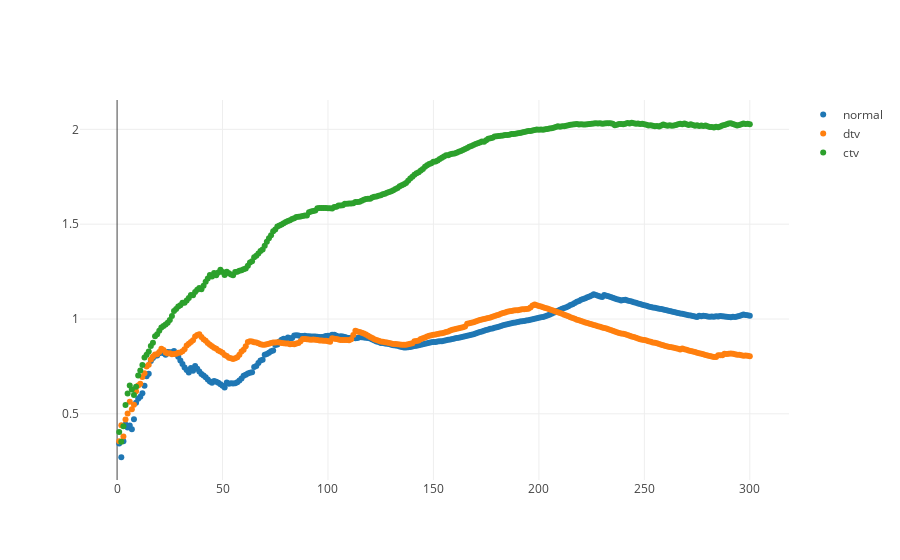

Here is the notebook cell this chart was saved with:
### Code cell
assert len(trial_values_normal) == len(best_values)
assert len(trial_values_dtv) == len(best_values)
assert len(trial_values_ctv) == len(best_values)

def calc_avg_cum_regrets(trial_values, best_values):
    cum_regret = 0.
    avg_cum_regrets = []
    for t, (best_value, trial_value) in enumerate(zip(best_values, trial_values)):
        cum_regret += best_value - trial_value
        avg_cum_regrets.append(cum_regret / (t + 1))
    return avg_cum_regrets

avg_cum_regrets_normal = calc_avg_cum_regrets(trial_values_normal, best_values)
avg_cum_regrets_dtv = calc_avg_cum_regrets(trial_values_dtv, best_values)
avg_cum_regrets_ctv = calc_avg_cum_regrets(trial_values_ctv, best_values)

data = [
    go.Scatter(x=np.arange(len(avg_cum_regrets_normal)) + 1, y=avg_cum_regrets_normal, mode='markers', name='normal'),
    go.Scatter(x=np.arange(len(avg_cum_regrets_dtv)) + 1, y=avg_cum_regrets_dtv, mode='markers', name='dtv'),
    go.Scatter(x=np.arange(len(avg_cum_regrets_ctv)) + 1, y=avg_cum_regrets_ctv, mode='markers', name='ctv')
]
iplot(data, filename='syn_bogunovic_rbf_ctv')

### Figure 1 — Plotly figure (JSON) as saved in the notebook; plotly's stock layout.template omitted (floating-point values rounded to 4 significant figures; data arrays with more than 128 entries replaced by an {"elided": "..."} marker saying what was removed)
{"data": [{"mode": "markers", "name": "normal", "type": "scatter", "uid": "26b86ad4-1b33-4f8f-8673-19a8292d62cc", "x": {"elided": "300 int values"}, "y": {"elided": "300 float values"}}, {"mode": "markers", "name": "dtv", "type": "scatter", "uid": "d58aa962-c9c7-4b9d-88b2-eda29fea5611", "x": {"elided": "300 int values"}, "y": {"elided": "300 float values"}}, {"mode": "markers", "name": "ctv", "type": "scatter", "uid": "8edeb124-1653-4f47-8d54-50cfaa326281", "x": {"elided": "300 int values"}, "y": {"elided": "300 float values"}}], "layout": {}}
